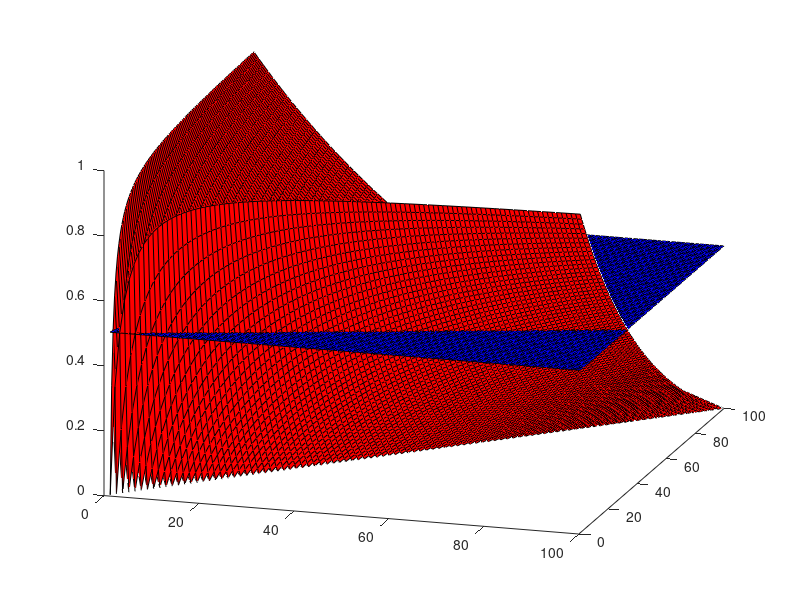

Recreate this plot in MATLAB.
%% FICHIER TEST POUR COMPRENDRE LE CRITERE D ARRET : max - min / max + min

clear all;
close all;

n = 100;
sigma = 0.5*ones(n,n);
ech = 1:n;
y = ech;
x = ech;
for i = 1:n
    for j = 1:n
        z(i,j) = abs((x(i)-y(j))./(x(i)+y(j)));
    end
end


figure;hold on
colormap([1 0 0;0 0 1]) %red and blue
surf(x,y,z,ones(size(z))); %first color (red)
surf(x,y,sigma,ones(size(z))+1); %second color(blue)
view(17,22)


